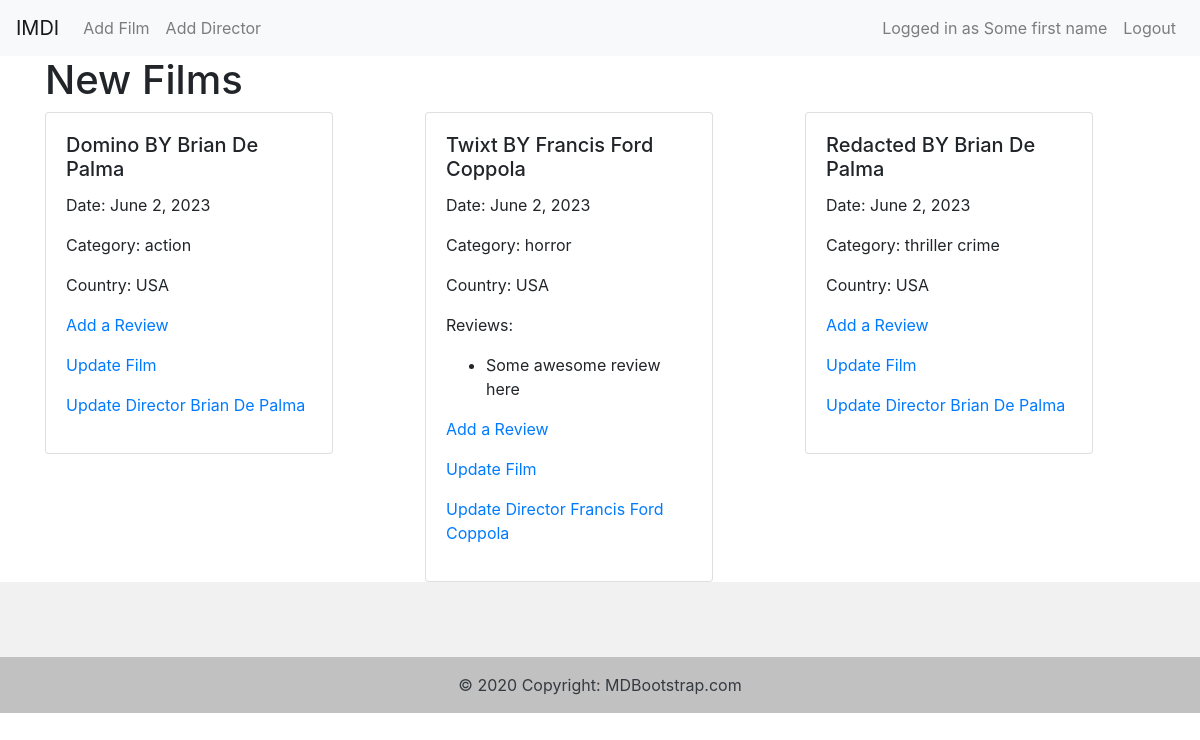
The app's page / (signed in) with its own data.
### accounts/models.py (models this page shows, shortened)
class CustomUser(AbstractUser):
    username = models.CharField(max_length=50, blank=True, null=True, unique=True)
    email = models.EmailField('email address', unique=True)
    first_name = models.CharField(max_length=50)
    last_name = models.CharField(max_length=50)
    phone_number = PhoneNumberField(region='IL')
    REQUIRED_FIELDS = ['first_name', 'email']

### films/models.py (models this page shows, shortened)
class Film(models.Model):
    title = models.CharField(max_length=100)
    release_date = models.DateField(default=timezone.now())
    created_in_country = models.ForeignKey(Country, related_name='country_of_origin', on_delete=models.CASCADE)
    available_in_countries = models.ManyToManyField(Country, related_name='films')
    category = models.ManyToManyField(Category, related_name='films')
    director = models.ManyToManyField(Director, related_name='films')

class Director(models.Model):
    first_name = models.CharField(max_length=100)
    last_name = models.CharField(max_length=100)
    def __str__(self):
        return f"{self.first_name} {self.last_name}"

class Category(models.Model):
    name = models.CharField(max_length=100)
    def __str__(self):
        return self.name

class Country(models.Model):
    name = models.CharField(max_length=100)
    def __str__(self):
        return self.name

class Review(models.Model):
    film = models.ForeignKey(Film, related_name='reviews', on_delete=models.CASCADE)
    review_text = models.TextField()
    rating = models.IntegerField()
    review_date = models.DateTimeField(default=timezone.now())

### films/views.py (the view)
# urls.py: path('', views.HomePageView.as_view(), name='homepage'),
class HomePageView(generic.ListView):
    template_name = 'homepage.html'
    context_object_name = 'films'
    queryset = Film.objects.order_by('release_date')
    model = Film
    def get_context_data(self, **kwargs):
        context = super(HomePageView, self).get_context_data(**kwargs)
        context['title'] = "IMDI | Homepage"
        return context

### films/templates/homepage.html
{% extends 'partials/base.html' %}
{% block content %}
    {% include "partials/navbar.html" %}
    {% if user.is_authenticated %}
        <div class="container">
            <h1>New Films</h1>
            <div class="row">
                {% for film in films %}
                    <div class="col-sm-4">
                        <div class="card" style="width: 18rem;">
                          <div class="card-body">
                              <h5 class="card-title">{{ film.title }} BY
                                  {% for director in film.director.all %}
                                    {{ director }}
                                  {% endfor %}
                              </h5>
                            <p class="card-text">Date: {{ film.release_date }}</p>
                            <p class="card-text">Category:
                                {% for category in film.category.all %}
                                    {{ category }}
                                  {% endfor %}
                            </p>
                            <p class="card-text">Country: {{ film.created_in_country }}</p>
                            {% if film.reviews.count > 0 %}
                                <p class="card-text">Reviews:</p>
                                <ul>
                                    {% for review in film.reviews.all %}
                                        <li>{{ review.review_text }}</li>
                                    {% endfor %}
                                </ul>
                            {% endif %}
                            <p><a href="{% url 'add_review' %}" class="card-link">Add a Review</a></p>
                            <p><a href="{% url 'update_film' film.id %}" class="card-link">Update Film</a></p>
                            {% for director in film.director.all %}
                                <p><a href="{% url 'update_director' director.id %}" class="card-link">Update Director {{ director.first_name }} {{ director.last_name }}</a></p>
                            {% endfor %}
                          </div>
                        </div>
                    </div>
                {% endfor %}
            </div>
        </div>
    {% endif %}
{% endblock content %}

### films/templates/partials/base.html (shortened to what this page needs)
<!doctype html>
<html lang="en">
<head>
    <link rel="stylesheet" href="https://cdn.jsdelivr.net/npm/bootstrap@4.0.0/dist/css/bootstrap.min.css">
</head>
<body>
    {% block content %}
    {% endblock content %}
    <footer class="text-center text-white" style="background-color: #f1f1f1;">
      <div class="container pt-4">
        <section class="mb-4">
          <a
            class="btn btn-link btn-floating btn-lg text-dark m-1"
            href="#!"
            role="button"
            data-mdb-ripple-color="dark"
            ></a>
          <a
            class="btn btn-link btn-floating btn-lg text-dark m-1"
            href="#!"
            role="button"
            data-mdb-ripple-color="dark"
            ></a>
          <a
            class="btn btn-link btn-floating btn-lg text-dark m-1"
            href="#!"
            role="button"
            data-mdb-ripple-color="dark"
            ></a>
          <a
            class="btn btn-link btn-floating btn-lg text-dark m-1"
            href="#!"
            role="button"
            data-mdb-ripple-color="dark"
            ></a>
          <a
            class="btn btn-link btn-floating btn-lg text-dark m-1"
            href="#!"
            role="button"
            data-mdb-ripple-color="dark"
            ></a>
          <a
            class="btn btn-link btn-floating btn-lg text-dark m-1"
            href="#!"
            role="button"
            data-mdb-ripple-color="dark"
            ></a>
        </section>
      </div>
      <div class="text-center text-dark p-3" style="background-color: rgba(0, 0, 0, 0.2);">
        © 2020 Copyright:
        <a class="text-dark" href="https://mdbootstrap.com/">MDBootstrap.com</a>
      </div>
    </footer>
</body>
</html>

### films/templates/partials/navbar.html (shortened to what this page needs)
<nav class="navbar navbar-expand-lg navbar-light bg-light">
    <a class="navbar-brand" href="{% url 'homepage' %}">IMDI</a>
    <div class="collapse navbar-collapse" id="navbarNav">
        <ul class="navbar-nav">
            {% if user.is_superuser %}
                <li class="nav-item">
                    <a class="nav-link" href="{% url 'add_film' %}">Add Film</a>
                </li>
                <li class="nav-item">
                    <a class="nav-link" href="{% url 'add_director' %}">Add Director</a>
                </li>
            {% endif %}
        </ul>
    </div>
    <div class="navbar-collapse collapse w-50 order-3 dual-collapse2">
        <ul class="navbar-nav ml-auto">
            {% if user.is_authenticated %}
              <li class="nav-item">
                <a class="nav-link" href="{% url 'profile' %}">Logged in as {{ user.first_name }} {{ user.last_name }}</a>
              </li>
              <li class="nav-item">
                <a class="nav-link" href="{% url 'logout' %}">Logout</a>
              </li>
            {% endif %}
        </ul>
    </div>
</nav>

### records on screen
CustomUser: first_name "Some first name"
Film: title "Domino", release_date "June 2, 2023", created_in_country "USA"
Director: first_name+last_name "Brian De Palma", first_name "Brian", last_name "De Palma"
Category: name "action"
Film: title "Twixt", release_date "June 2, 2023", created_in_country "USA"
Director: first_name+last_name "Francis Ford Coppola", first_name "Francis Ford", last_name "Coppola"
Category: name "horror"
Review: review_text "Some awesome review here"
Film: title "Redacted", release_date "June 2, 2023", created_in_country "USA"
Category: name "thriller"
Category: name "crime"
